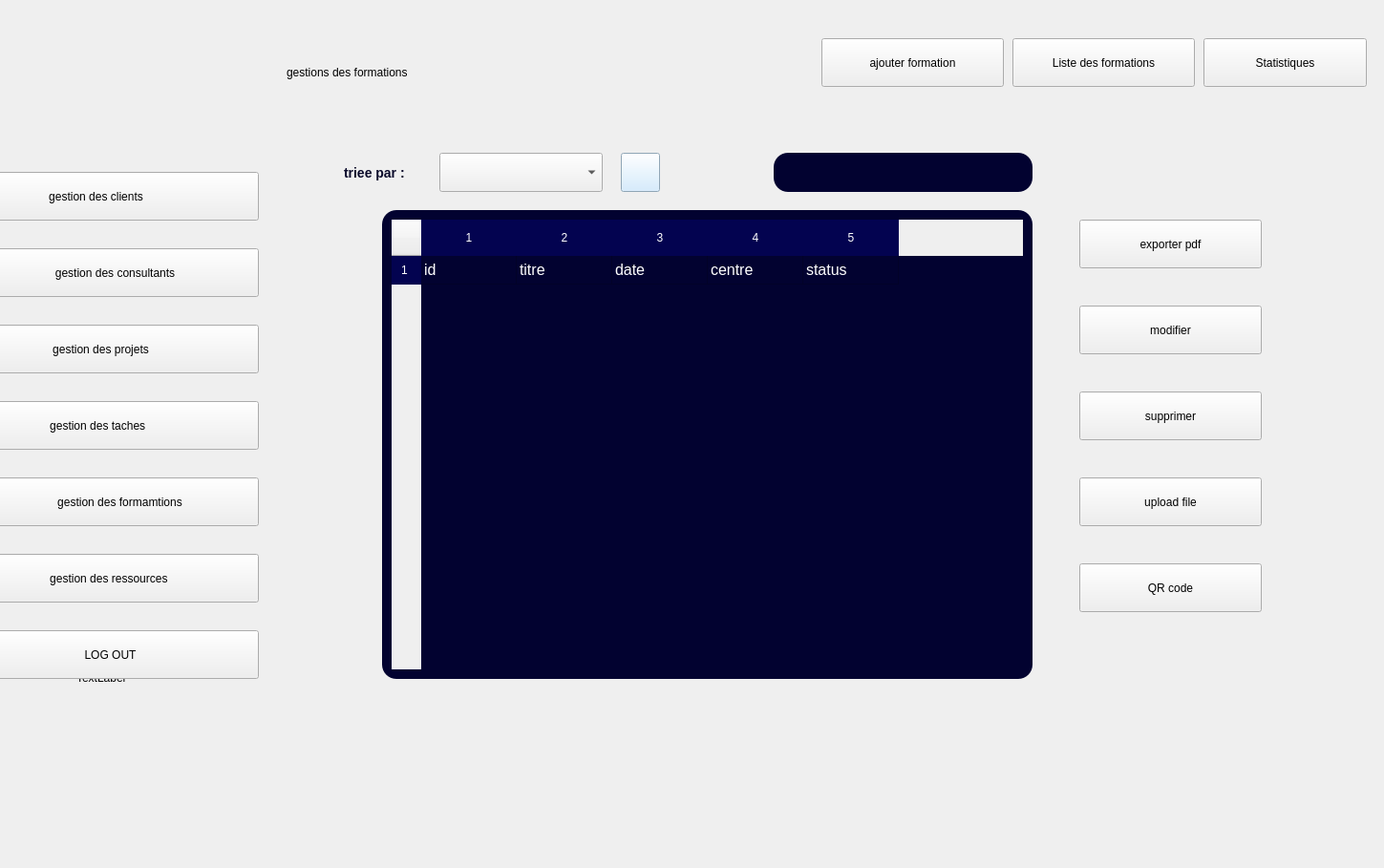
    <widget class="QWidget" name="page">
     <widget class="QLabel" name="label_8">
      <property name="geometry">
       <rect>
        <x>80</x>
        <y>700</y>
        <width>63</width>
        <height>20</height>
       </rect>
      </property>
      <property name="text">
       <string>TextLabel</string>
      </property>
     </widget>
     <widget class="QLabel" name="BACK">
      <property name="geometry">
       <rect>
        <x>0</x>
        <y>0</y>
        <width>1440</width>
        <height>900</height>
       </rect>
      </property>
      <property name="text">
       <string/>
      </property>
      <property name="pixmap">
       <pixmap resource="icons.qrc">:/icons/icones/background.png</pixmap>
      </property>
     </widget>
     <widget class="QPushButton" name="acceuil">
      <property name="geometry">
       <rect>
        <x>-70</x>
        <y>180</y>
        <width>341</width>
        <height>51</height>
       </rect>
      </property>
      <property name="styleSheet">
       <string notr="true">QPushButton {
    background-color: #E8F1FF; /* Couleur de fond initiale */
    color: #000000; /* Couleur du texte */
    border: none;
    font-size: 16px; /* Augmenter la taille du texte */
    font-weight: bold;
    padding: 12px; /* Espacement pour agrandir le bouton */
    border-radius: 8px;
    text-align: center; /* Centrer le texte */
    qproperty-iconSize: 32px 32px; /* Agrandir l'icône */
}

QPushButton:hover {
    background-color: #D0E3FF; /* Couleur au survol */
}

QPushButton:pressed {
    background-color: #1461C7; /* Bleu foncé lorsqu'on clique */
    color: white;
}
url(:/icons/icones/14.png)</string>
      </property>
      <property name="text">
       <string>gestion des clients</string>
      </property>
      <property name="icon">
       <iconset resource="icons.qrc">
        <normaloff>:/icons/icones/add.png</normaloff>:/icons/icones/add.png</iconset>
      </property>
     </widget>
     <widget class="QPushButton" name="stat">
      <property name="geometry">
       <rect>
        <x>-60</x>
        <y>340</y>
        <width>331</width>
        <height>51</height>
       </rect>
      </property>
      <property name="styleSheet">
       <string notr="true">QPushButton {
    background-color: #E8F1FF; /* Couleur de fond initiale */
    color: #000000; /* Couleur du texte */
    border: none;
    font-size: 16px; /* Augmenter la taille du texte */
    font-weight: bold;
    padding: 12px; /* Espacement pour agrandir le bouton */
    border-radius: 8px;
    text-align: center; /* Centrer le texte */
    qproperty-iconSize: 32px 32px; /* Agrandir l'icône */
}

QPushButton:hover {
    background-color: #D0E3FF; /* Couleur au survol */
}

QPushButton:pressed {
    background-color: #1461C7; /* Bleu foncé lorsqu'on clique */
    color: white;
}
url(:/icons/icones/14.png)</string>
      </property>
      <property name="text">
       <string>gestion des projets</string>
      </property>
      <property name="icon">
       <iconset resource="icons.qrc">
        <normaloff>:/icons/icones/project.png</normaloff>:/icons/icones/project.png</iconset>
      </property>
     </widget>
     <widget class="QPushButton" name="certificat">
      <property name="geometry">
       <rect>
        <x>-70</x>
        <y>420</y>
        <width>341</width>
        <height>51</height>
       </rect>
      </property>
      <property name="styleSheet">
       <string notr="true">QPushButton {
    background-color: #E8F1FF; /* Couleur de fond initiale */
    color: #000000; /* Couleur du texte */
    border: none;
    font-size: 16px; /* Augmenter la taille du texte */
    font-weight: bold;
    padding: 12px; /* Espacement pour agrandir le bouton */
    border-radius: 8px;
    text-align: center; /* Centrer le texte */
    qproperty-iconSize: 32px 32px; /* Agrandir l'icône */
}

QPushButton:hover {
    background-color: #D0E3FF; /* Couleur au survol */
}

QPushButton:pressed {
    background-color: #1461C7; /* Bleu foncé lorsqu'on clique */
    color: white;
}
url(:/icons/icones/14.png)</string>
      </property>
      <property name="text">
       <string> gestion des taches</string>
      </property>
      <property name="icon">
       <iconset resource="icons.qrc">
        <normaloff>:/icons/icones/briefing.png</normaloff>:/icons/icones/briefing.png</iconset>
      </property>
     </widget>
     <widget class="QPushButton" name="todolist">
      <property name="geometry">
       <rect>
        <x>-20</x>
        <y>500</y>
        <width>291</width>
        <height>51</height>
       </rect>
      </property>
      <property name="styleSheet">
       <string notr="true">QPushButton {
    background-color: #E8F1FF; /* Couleur de fond initiale */
    color: #000000; /* Couleur du texte */
    border: none;
    font-size: 16px; /* Augmenter la taille du texte */
    font-weight: bold;
    padding: 12px; /* Espacement pour agrandir le bouton */
    border-radius: 8px;
    text-align: center; /* Centrer le texte */
    qproperty-iconSize: 32px 32px; /* Agrandir l'icône */
}

QPushButton:hover {
    background-color: #D0E3FF; /* Couleur au survol */
}

QPushButton:pressed {
    background-color: #1461C7; /* Bleu foncé lorsqu'on clique */
    color: white;
}
url(:/icons/icones/14.png)</string>
      </property>
      <property name="text">
       <string>gestion des formamtions</string>
      </property>
      <property name="icon">
       <iconset resource="icons.qrc">
        <normaloff>:/icons/icones/training.png</normaloff>:/icons/icones/training.png</iconset>
      </property>
     </widget>
     <widget class="QPushButton" name="boot">
      <property name="geometry">
       <rect>
        <x>-40</x>
        <y>580</y>
        <width>311</width>
        <height>51</height>
       </rect>
      </property>
      <property name="styleSheet">
       <string notr="true">QPushButton {
    background-color: #E8F1FF; /* Couleur de fond initiale */
    color: #000000; /* Couleur du texte */
    border: none;
    font-size: 16px; /* Augmenter la taille du texte */
    font-weight: bold;
    padding: 12px; /* Espacement pour agrandir le bouton */
    border-radius: 8px;
    text-align: center; /* Centrer le texte */
    qproperty-iconSize: 32px 32px; /* Agrandir l'icône */
}

QPushButton:hover {
    background-color: #D0E3FF; /* Couleur au survol */
}

QPushButton:pressed {
    background-color: #1461C7; /* Bleu foncé lorsqu'on clique */
    color: white;
}
url(:/icons/icones/14.png)</string>
      </property>
      <property name="text">
       <string>gestion des ressources </string>
      </property>
      <property name="icon">
       <iconset resource="icons.qrc">
        <normaloff>:/icons/icones/resource-allocation.png</normaloff>:/icons/icones/resource-allocation.png</iconset>
      </property>
     </widget>
     <widget class="QPushButton" name="logout">
      <property name="geometry">
       <rect>
        <x>-40</x>
        <y>660</y>
        <width>311</width>
        <height>51</height>
       </rect>
      </property>
      <property name="styleSheet">
       <string notr="true">QPushButton {
    background-color: #E8F1FF; /* Couleur de fond initiale */
    color: #000000; /* Couleur du texte */
    border: none;
    font-size: 16px; /* Augmenter la taille du texte */
    font-weight: bold;
    padding: 12px; /* Espacement pour agrandir le bouton */
    border-radius: 8px;
    text-align: center; /* Centrer le texte */
    qproperty-iconSize: 32px 32px; /* Agrandir l'icône */
}

QPushButton:hover {
    background-color: #D0E3FF; /* Couleur au survol */
}

QPushButton:pressed {
    background-color: #1461C7; /* Bleu foncé lorsqu'on clique */
    color: white;
}
url(:/icons/icones/14.png)</string>
      </property>
      <property name="text">
       <string>LOG OUT</string>
      </property>
      <property name="icon">
       <iconset resource="icons.qrc">
        <normaloff>:/icons/icones/logout.png</normaloff>:/icons/icones/logout.png</iconset>
      </property>
     </widget>
     <widget class="QLabel" name="label_7">
      <property name="geometry">
       <rect>
        <x>360</x>
        <y>170</y>
        <width>71</width>
        <height>21</height>
       </rect>
      </property>
      <property name="styleSheet">
       <string notr="true">QLabel {
    font-family: &quot;Arial&quot;;
    font-size: 14px;
    font-weight: bold;
    color: #0A0A2A;
}
</string>
      </property>
      <property name="text">
       <string>triee par :</string>
      </property>
     </widget>
     <widget class="QComboBox" name="comboBox_2">
      <property name="geometry">
       <rect>
        <x>460</x>
        <y>160</y>
        <width>171</width>
        <height>41</height>
       </rect>
      </property>
      <property name="styleSheet">
       <string notr="true">QComboBox {
    background-color: #020230;
    color: white;
    border-radius: 15px;
    padding: 5px;
    font-size: 16px;
    border: none;
}

QComboBox::drop-down {
    subcontrol-origin: padding;
    subcontrol-position: top right;
    width: 20px; /* Largeur du bouton de la flèche */
    border-left-width: 1px;
    border-left-color: darkgray;
    border-left-style: solid;
    border-top-right-radius: 15px;
    border-bottom-right-radius: 15px;
    background-color: transparent; /* Fond transparent pour la flèche */
    image: url(Desktop\projet c++\icones); /* Chemin vers l'icône de flèche blanche */
}

QComboBox QAbstractItemView {
    background-color: #020230;
    color: white;
    selection-background-color: #5555FF;
}</string>
      </property>
     </widget>
     <widget class="QTableWidget" name="table_formation">
      <property name="geometry">
       <rect>
        <x>400</x>
        <y>220</y>
        <width>681</width>
        <height>491</height>
       </rect>
      </property>
      <property name="styleSheet">
       <string notr="true">QTableWidget {
    background-color: #020230;
    color: white;
    border-radius: 15px;
    padding: 10px;
    font-size: 16px;
    border: none;
}

QTableWidget::item {
    padding: 10px;
}

QTableWidget::item:selected {
    background-color: #5555FF;
    color: white;
}

QHeaderView::section {
    background-color: #030350;
    color: white;
    padding: 10px;
    border: none;
}</string>
      </property>
      <property name="rowCount">
       <number>1</number>
      </property>
      <property name="columnCount">
       <number>5</number>
      </property>
      <row/>
      <column/>
      <column/>
      <column/>
      <column/>
      <column/>
      <item row="0" column="0">
       <property name="text">
        <string>id</string>
       </property>
      </item>
      <item row="0" column="1">
       <property name="text">
        <string>titre</string>
       </property>
      </item>
      <item row="0" column="2">
       <property name="text">
        <string>date</string>
       </property>
      </item>
      <item row="0" column="3">
       <property name="text">
        <string>centre</string>
       </property>
      </item>
      <item row="0" column="4">
       <property name="text">
        <string>status</string>
       </property>
      </item>
     </widget>
     <widget class="QPushButton" name="pushButton_2">
      <property name="geometry">
       <rect>
        <x>650</x>
        <y>160</y>
        <width>41</width>
        <height>41</height>
       </rect>
      </property>
      <property name="styleSheet">
       <string notr="true">QPushButton {
    background-color: #cae8ff; }</string>
      </property>
      <property name="text">
       <string/>
      </property>
      <property name="icon">
       <iconset resource="icons.qrc">
        <normaloff>:/icons/icones/reload.png</normaloff>:/icons/icones/reload.png</iconset>
      </property>
      <property name="iconSize">
       <size>
        <width>30</width>
        <height>30</height>
       </size>
      </property>
     </widget>
     <widget class="QLabel" name="label_10">
      <property name="geometry">
       <rect>
        <x>300</x>
        <y>40</y>
        <width>331</width>
        <height>71</height>
       </rect>
      </property>
      <property name="styleSheet">
       <string notr="true">/* Style pour le titre &quot;gestion des ressources&quot; */
QLabel {
    font-size: 24px; /* Taille de la police */
    font-weight: bold; /* Texte en gras */
    color: rgb(255, 255, 255); /* Couleur du texte (gris foncé) */
    margin-bottom: 20px; /* Marge en bas */
}

rgb(255, 255, 255)
font: 9pt &quot;Cambria&quot;;</string>
      </property>
      <property name="text">
       <string>gestions des formations </string>
      </property>
     </widget>
     <widget class="QPushButton" name="pushButton_3">
      <property name="geometry">
       <rect>
        <x>-30</x>
        <y>260</y>
        <width>301</width>
        <height>51</height>
       </rect>
      </property>
      <property name="styleSheet">
       <string notr="true">QPushButton {
    background-color: #E8F1FF; /* Couleur de fond initiale */
    color: #000000; /* Couleur du texte */
    border: none;
    font-size: 16px; /* Augmenter la taille du texte */
    font-weight: bold;
    padding: 12px; /* Espacement pour agrandir le bouton */
    border-radius: 8px;
    text-align: center; /* Centrer le texte */
    qproperty-iconSize: 32px 32px; /* Agrandir l'icône */
}

QPushButton:hover {
    background-color: #D0E3FF; /* Couleur au survol */
}

QPushButton:pressed {
    background-color: #1461C7; /* Bleu foncé lorsqu'on clique */
    color: white;
}
url(:/icons/icones/14.png)</string>
      </property>
      <property name="text">
       <string>gestion des consultants</string>
      </property>
      <property name="icon">
       <iconset resource="icons.qrc">
        <normaloff>:/icons/icones/user.png</normaloff>:/icons/icones/user.png</iconset>
      </property>
     </widget>
     <widget class="QLabel" name="label_9">
      <property name="geometry">
       <rect>
        <x>1040</x>
        <y>150</y>
        <width>141</width>
        <height>81</height>
       </rect>
      </property>
      <property name="styleSheet">
       <string notr="true">QPushButton {
    background-color: #BDDAF2; /* Bleu clair */
    color: black; /* Couleur du texte */
    font-size: 16px;
    font-weight: bold;
    padding: 10px 20px;
    border-radius: 8px;
    border: none;
}
</string>
      </property>
      <property name="text">
       <string/>
      </property>
      <property name="pixmap">
       <pixmap resource="icons.qrc">:/icons/icones/29.png</pixmap>
      </property>
      <property name="scaledContents">
       <bool>true</bool>
      </property>
     </widget>
     <widget class="QLineEdit" name="lineEdit_2">
      <property name="geometry">
       <rect>
        <x>810</x>
        <y>160</y>
        <width>271</width>
        <height>41</height>
       </rect>
      </property>
      <property name="styleSheet">
       <string notr="true">QLineEdit {
    background-color: #020230;
    color: white;
    border-radius: 15px;
    padding: 10px;
    font-size: 16px;
    border: none;
}</string>
      </property>
     </widget>
     <widget class="QPushButton" name="afficher">
      <property name="geometry">
       <rect>
        <x>1060</x>
        <y>40</y>
        <width>191</width>
        <height>51</height>
       </rect>
      </property>
      <property name="styleSheet">
       <string notr="true">QPushButton {
    background-color: #E8F1FF; /* Couleur de fond initiale */
    color: #000000; /* Couleur du texte */
    border: none;
    font-size: 13px; /* Augmenter la taille du texte */
    font-weight: bold;
    padding: 12px; /* Espacement pour agrandir le bouton */
    border-radius: 8px;
    text-align: center; /* Centrer le texte */
    qproperty-iconSize: 32px 32px; /* Agrandir l'icône */
}

QPushButton:hover {
    background-color: #D0E3FF; /* Couleur au survol */
}

QPushButton:pressed {
    background-color: #D0E3FF; /* Bleu foncé lorsqu'on clique */
    color: white;
}
url(:/icons/icones/14.png)</string>
      </property>
      <property name="text">
       <string>Liste des formations</string>
      </property>
      <property name="icon">
       <iconset resource="icons.qrc">
        <normaloff>:/icons/icones/show.png</normaloff>:/icons/icones/show.png</iconset>
      </property>
     </widget>
     <widget class="QPushButton" name="acceuil_5">
      <property name="geometry">
       <rect>
        <x>1260</x>
        <y>40</y>
        <width>171</width>
        <height>51</height>
       </rect>
      </property>
      <property name="styleSheet">
       <string notr="true">QPushButton {
    background-color: #E8F1FF; /* Couleur de fond initiale */
    color: #000000; /* Couleur du texte */
    border: none;
    font-size: 13px; /* Augmenter la taille du texte */
    font-weight: bold;
    padding: 12px; /* Espacement pour agrandir le bouton */
    border-radius: 8px;
    text-align: center; /* Centrer le texte */
    qproperty-iconSize: 32px 32px; /* Agrandir l'icône */
}

QPushButton:hover {
    background-color: #D0E3FF; /* Couleur au survol */
}

QPushButton:pressed {
    background-color: #D0E3FF; /* Bleu foncé lorsqu'on clique */
    color: white;
}
url(:/icons/icones/14.png)
</string>
      </property>
      <property name="text">
       <string>Statistiques</string>
      </property>
      <property name="icon">
       <iconset resource="icons.qrc">
        <normaloff>:/icons/icones/analytics.png</normaloff>:/icons/icones/analytics.png</iconset>
      </property>
     </widget>
     <widget class="QPushButton" name="ajouter_affichage">
      <property name="geometry">
       <rect>
        <x>860</x>
        <y>40</y>
        <width>191</width>
        <height>51</height>
       </rect>
      </property>
      <property name="styleSheet">
       <string notr="true">QPushButton {
    background-color: #E8F1FF; /* Couleur de fond initiale */
    color: #000000; /* Couleur du texte */
    border: none;
    font-size: 13px; /* Augmenter la taille du texte */
    font-weight: bold;
    padding: 12px; /* Espacement pour agrandir le bouton */
    border-radius: 8px;
    text-align: center; /* Centrer le texte */
    qproperty-iconSize: 32px 32px; /* Agrandir l'icône */
}

QPushButton:hover {
    background-color: #D0E3FF; /* Couleur au survol */
}

QPushButton:pressed {
    background-color: #D0E3FF; /* Bleu foncé lorsqu'on clique */
    color: white;
}
url(:/icons/icones/14.png)</string>
      </property>
      <property name="text">
       <string>ajouter formation</string>
      </property>
      <property name="icon">
       <iconset resource="icons.qrc">
        <normaloff>:/icons/icones/add.png</normaloff>:/icons/icones/add.png</iconset>
      </property>
     </widget>
     <widget class="QPushButton" name="acceuil_10">
      <property name="geometry">
       <rect>
        <x>1130</x>
        <y>230</y>
        <width>191</width>
        <height>51</height>
       </rect>
      </property>
      <property name="styleSheet">
       <string notr="true">QPushButton {
    background-color: #E8F1FF; /* Couleur de fond initiale */
    color: #000000; /* Couleur du texte */
    border: none;
    font-size: 13px; /* Augmenter la taille du texte */
    font-weight: bold;
    padding: 12px; /* Espacement pour agrandir le bouton */
    border-radius: 8px;
    text-align: center; /* Centrer le texte */
    qproperty-iconSize: 32px 32px; /* Agrandir l'icône */
}

QPushButton:hover {
    background-color: #D0E3FF; /* Couleur au survol */
}

QPushButton:pressed {
    background-color: #D0E3FF; /* Bleu foncé lorsqu'on clique */
    color: white;
}
url(:/icons/icones/14.png)</string>
      </property>
      <property name="text">
       <string>exporter pdf</string>
      </property>
      <property name="icon">
       <iconset resource="icons.qrc">
        <normaloff>:/icons/icones/import-export.png</normaloff>:/icons/icones/import-export.png</iconset>
      </property>
     </widget>
     <widget class="QPushButton" name="modifier">
      <property name="geometry">
       <rect>
        <x>1130</x>
        <y>320</y>
        <width>191</width>
        <height>51</height>
       </rect>
      </property>
      <property name="styleSheet">
       <string notr="true">QPushButton {
    background-color: #E8F1FF; /* Couleur de fond initiale */
    color: #000000; /* Couleur du texte */
    border: none;
    font-size: 13px; /* Augmenter la taille du texte */
    font-weight: bold;
    padding: 12px; /* Espacement pour agrandir le bouton */
    border-radius: 8px;
    text-align: center; /* Centrer le texte */
    qproperty-iconSize: 32px 32px; /* Agrandir l'icône */
}

QPushButton:hover {
    background-color: #D0E3FF; /* Couleur au survol */
}

QPushButton:pressed {
    background-color: #D0E3FF; /* Bleu foncé lorsqu'on clique */
    color: white;
}
url(:/icons/icones/14.png)</string>
      </property>
      <property name="text">
       <string>modifier</string>
      </property>
      <property name="icon">
       <iconset resource="icons.qrc">
        <normaloff>:/icons/icones/edit.png</normaloff>:/icons/icones/edit.png</iconset>
      </property>
     </widget>
     <widget class="QPushButton" name="supprimer">
      <property name="geometry">
       <rect>
        <x>1130</x>
        <y>410</y>
        <width>191</width>
        <height>51</height>
       </rect>
      </property>
      <property name="styleSheet">
       <string notr="true">QPushButton {
    background-color: #E8F1FF; /* Couleur de fond initiale */
    color: #000000; /* Couleur du texte */
    border: none;
    font-size: 13px; /* Augmenter la taille du texte */
    font-weight: bold;
    padding: 12px; /* Espacement pour agrandir le bouton */
    border-radius: 8px;
    text-align: center; /* Centrer le texte */
    qproperty-iconSize: 32px 32px; /* Agrandir l'icône */
}

QPushButton:hover {
    background-color: #D0E3FF; /* Couleur au survol */
}

QPushButton:pressed {
    background-color: #D0E3FF; /* Bleu foncé lorsqu'on clique */
    color: white;
}
url(:/icons/icones/14.png)</string>
      </property>
      <property name="text">
       <string>supprimer</string>
      </property>
      <property name="icon">
       <iconset resource="icons.qrc">
        <normaloff>:/icons/icones/delete.png</normaloff>:/icons/icones/delete.png</iconset>
      </property>
     </widget>
     <widget class="QPushButton" name="acceuil_21">
      <property name="geometry">
       <rect>
        <x>1130</x>
        <y>500</y>
        <width>191</width>
        <height>51</height>
       </rect>
      </property>
      <property name="styleSheet">
       <string notr="true">QPushButton {
    background-color: #E8F1FF; /* Couleur de fond initiale */
    color: #000000; /* Couleur du texte */
    border: none;
    font-size: 13px; /* Augmenter la taille du texte */
    font-weight: bold;
    padding: 12px; /* Espacement pour agrandir le bouton */
    border-radius: 8px;
    text-align: center; /* Centrer le texte */
    qproperty-iconSize: 32px 32px; /* Agrandir l'icône */
}

QPushButton:hover {
    background-color: #D0E3FF; /* Couleur au survol */
}

QPushButton:pressed {
    background-color: #D0E3FF; /* Bleu foncé lorsqu'on clique */
    color: white;
}
url(:/icons/icones/14.png)</string>
      </property>
      <property name="text">
       <string>upload file</string>
      </property>
      <property name="icon">
       <iconset resource="icons.qrc">
        <normaloff>:/icons/icones/upload.png</normaloff>:/icons/icones/upload.png</iconset>
      </property>
     </widget>
     <widget class="QPushButton" name="acceuil_22">
      <property name="geometry">
       <rect>
        <x>1130</x>
        <y>590</y>
        <width>191</width>
        <height>51</height>
       </rect>
      </property>
      <property name="styleSheet">
       <string notr="true">QPushButton {
    background-color: #E8F1FF; /* Couleur de fond initiale */
    color: #000000; /* Couleur du texte */
    border: none;
    font-size: 13px; /* Augmenter la taille du texte */
    font-weight: bold;
    padding: 12px; /* Espacement pour agrandir le bouton */
    border-radius: 8px;
    text-align: center; /* Centrer le texte */
    qproperty-iconSize: 32px 32px; /* Agrandir l'icône */
}

QPushButton:hover {
    background-color: #D0E3FF; /* Couleur au survol */
}

QPushButton:pressed {
    background-color: #D0E3FF; /* Bleu foncé lorsqu'on clique */
    color: white;
}
url(:/icons/icones/14.png)</string>
      </property>
      <property name="text">
       <string>QR code</string>
      </property>
      <property name="icon">
       <iconset resource="icons.qrc">
        <normaloff>:/icons/icones/qr-code.png</normaloff>:/icons/icones/qr-code.png</iconset>
      </property>
     </widget>
    </widget>
